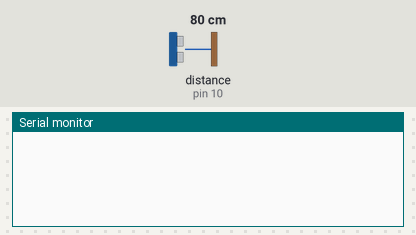
Bench run of a sketch on a simulated Arduino Uno, built with avr-gcc and run on an emulated ATmega328P. Parts: the last lines printed to the serial monitor. Wiring (inferred from the names in the program): ultrasonic range finder: trigger pin 9; echo pin 10. The inputs (shaded band) are chosen by the test bench; at power-on: distance to the obstacle (sensor on pin 10) 80 cm. The echo pulse lasts 58.3 µs per cm.

Above: at 3.2 s.
3.3 s: distance to the obstacle (sensor on pin 10) set to 14 cm
At 3.55 s:
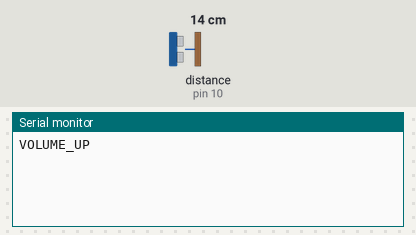
4.8 s: distance to the obstacle (sensor on pin 10) set to 17 cm
At 5.06 s:
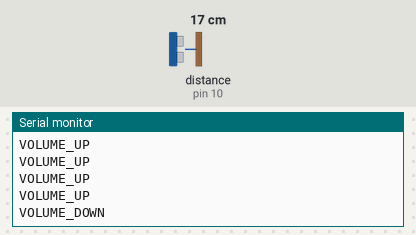

The sketch:

arduino.ino
```cpp
#define TRIG_PIN 9
#define ECHO_PIN 10

void setup() {
  Serial.begin(9600);
  pinMode(TRIG_PIN, OUTPUT);
  pinMode(ECHO_PIN, INPUT);
}

float getDistance() {
  digitalWrite(TRIG_PIN, LOW);
  delayMicroseconds(2);
  digitalWrite(TRIG_PIN, HIGH);
  delayMicroseconds(10);
  digitalWrite(TRIG_PIN, LOW);
  long duration = pulseIn(ECHO_PIN, HIGH);
  return duration * 0.034 / 2; // Distance in cm
}

void loop() {
  float distance = getDistance();

  if (distance < 15) {          // Close range (0-15cm)
    Serial.println("VOLUME_UP");
  }
  else if (distance < 27) {     // Mid range (15-30cm)
    Serial.println("VOLUME_DOWN");
  }

  delay(150); // Reduced delay for faster response
}
```

Measured:
- the behaviour switches between 15 and 16 cm on distance to the obstacle (sensor on pin 10) (found by bisection; images 1 and 2)
- after the input at 3.3 s, the serial monitor: prints a new line after 0.12 s (image 1)
- after the input at 4.8 s, the serial monitor: prints a new line after 0.13 s (image 2)
